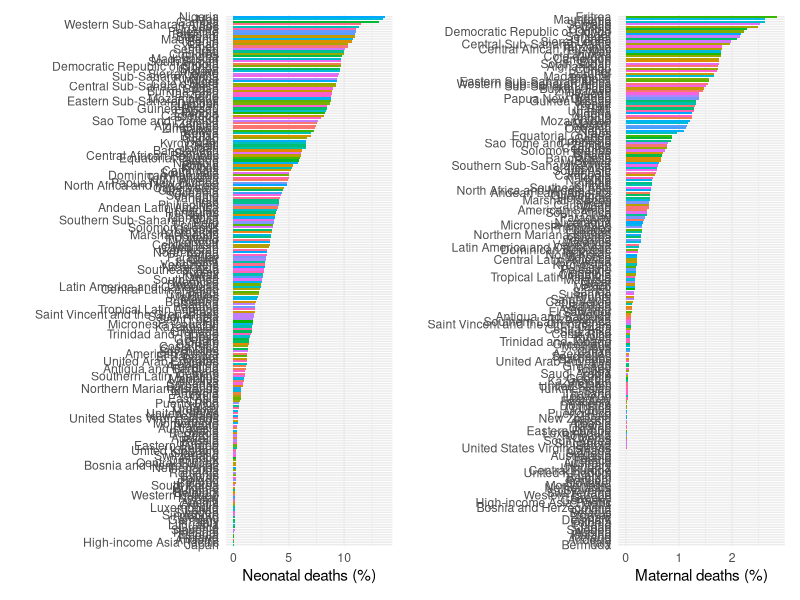

Here is the R script that generated this plot:
## ---- chunk 1
knitr::opts_chunk$set(echo = TRUE)
library(readr)
library(tidyverse)
library(patchwork)
## ---- chunk 2
mortality <- read_csv("global_mortality.csv") %>%
  filter(year == 2015) %>%
  select(c(country, `Neonatal deaths (%)`, `Maternal deaths (%)`)) %>%
  drop_na()
  
haq <- read_csv("haq_index.csv") %>%
  filter(Year == 2015)

countries <- intersect(mortality$country, haq$Entity)
mortality <- mortality %>%
  filter(country %in% countries)
haq <- haq %>%
  filter(Entity %in% countries)
## ---- chunk 3
countries1 <- ggplot(mortality) +
  geom_col(aes(`Neonatal deaths (%)`, reorder(country, `Neonatal deaths (%)`), fill = country)) +
  ylab(label = "") +
  theme(axis.text = element_text(size = 2)) +
  theme_minimal() + 
  guides(fill="none")

countries2 <- ggplot(mortality) + 
  geom_col(aes(`Maternal deaths (%)`, reorder(country, `Maternal deaths (%)`), fill = country)) +
  ylab(label = "") +
  theme(axis.text = element_text(size = 2)) +
  theme_minimal() + 
  guides(fill="none")

countries1 + countries2
